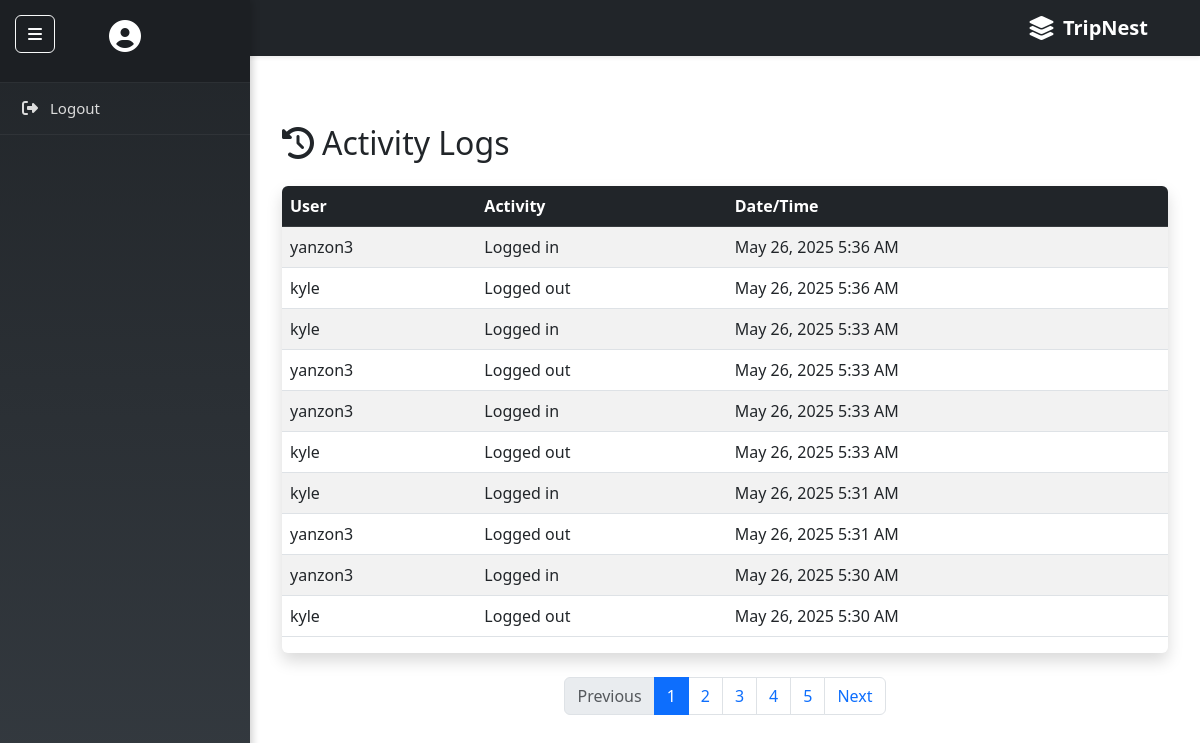
Before: /CLIENT/activity_logs.php with the older database file.
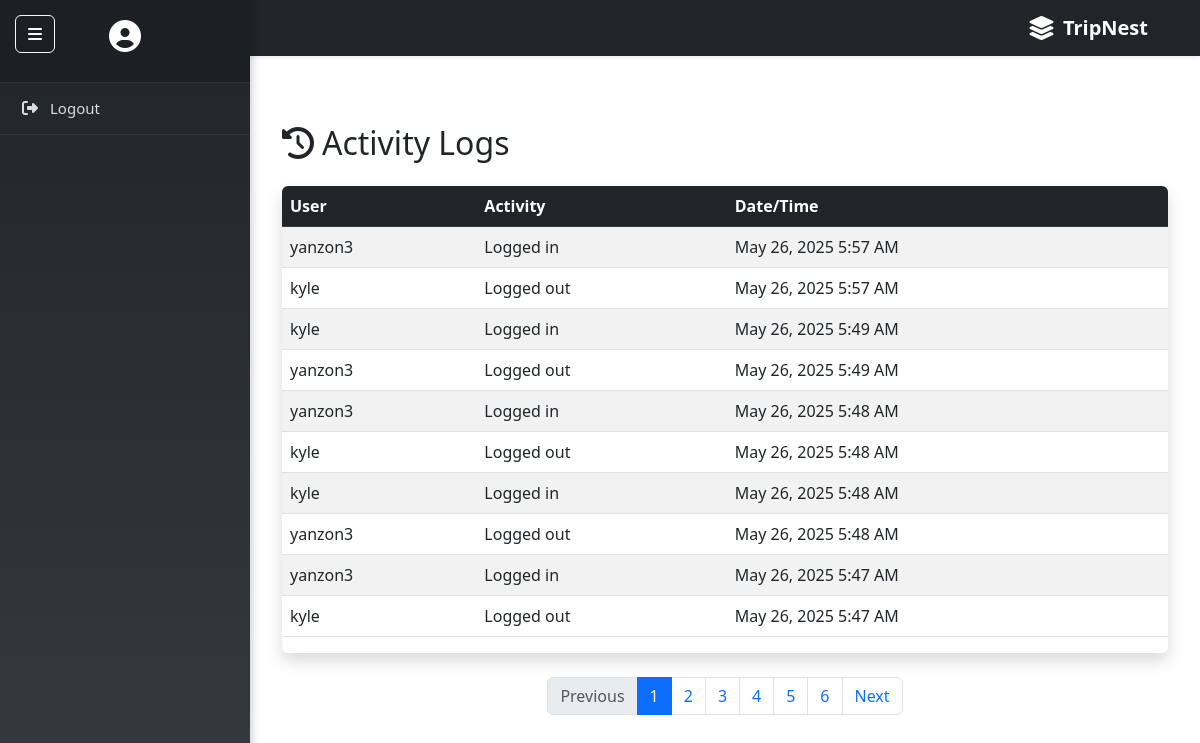
After: the same page with the newer database file.
### tables this page shows
CREATE TABLE `activity_log` (
  `id` int(11) NOT NULL,
  `user_id` int(11) NOT NULL,
  `activity` text NOT NULL,
  `created_at` timestamp NOT NULL DEFAULT current_timestamp()
);

CREATE TABLE `users` (
  `id` int(11) NOT NULL,
  `username` varchar(20) NOT NULL,
  `email` varchar(25) NOT NULL,
  `phone` varchar(20) DEFAULT NULL,
  `address` varchar(35) DEFAULT NULL,
  `password` varchar(25) NOT NULL,
  `role` enum('admin','user') DEFAULT 'user',
  `created_at` timestamp NOT NULL DEFAULT current_timestamp()
);

### CLIENT/activity_logs.php (the view, shortened to what this page needs)
<?php
include 'includes/config.php';
include 'includes/navbar.php';
include 'includes/sidebar.php';
$limit = 10;
$page = isset($_GET['page']) && is_numeric($_GET['page']) ? (int)$_GET['page'] : 1;
$offset = ($page - 1) * $limit;
$totalSql = "SELECT COUNT(*) AS total FROM activity_log";
$totalResult = $conn->query($totalSql);
$totalRows = $totalResult->fetch_assoc()['total'];
$totalPages = ceil($totalRows / $limit);
$sql = "SELECT a.*, u.username FROM activity_log a JOIN users u ON a.user_id = u.id ORDER BY a.created_at DESC LIMIT $limit OFFSET $offset";
$result = $conn->query($sql);
?>
<div id="main-content">
  <div class="container py-5">
    <h2 class="mb-4"><i class="fas fa-history me-2"></i>Activity Logs</h2>
    <div class="table-responsive shadow rounded">
      <table class="table table-striped table-hover align-middle">
        <thead class="table-dark">
          <tr>
            <th>User</th>
            <th>Activity</th>
            <th>Date/Time</th>
          </tr>
        </thead>
        <tbody>
          <?php if ($result->num_rows > 0): ?>
            <?php while ($row = $result->fetch_assoc()): ?>
              <tr>
                <td><?= htmlspecialchars($row['username']) ?></td>
                <td><?= htmlspecialchars($row['activity']) ?></td>
                <td><?= date('F j, Y g:i A', strtotime($row['created_at'])) ?></td>
              </tr>
            <?php endwhile; ?>
          <?php else: ?>
            <tr><td colspan="3" class="text-center text-muted">No activity logs found.</td></tr>
          <?php endif; ?>
        </tbody>
      </table>
    </div>
    <?php if ($totalPages > 1): ?>
      <nav aria-label="Page navigation example">
        <ul class="pagination justify-content-center mt-4">
          <li class="page-item <?= ($page <= 1) ? 'disabled' : '' ?>">
            <a class="page-link" href="?page=<?= $page - 1 ?>" tabindex="-1" aria-disabled="<?= ($page <= 1) ? 'true' : 'false' ?>">Previous</a>
          </li>
          <?php for ($i = 1; $i <= $totalPages; $i++): ?>
            <li class="page-item <?= ($i == $page) ? 'active' : '' ?>">
              <a class="page-link" href="?page=<?= $i ?>"><?= $i ?></a>
            </li>
          <?php endfor; ?>
          <li class="page-item <?= ($page >= $totalPages) ? 'disabled' : '' ?>">
            <a class="page-link" href="?page=<?= $page + 1 ?>">Next</a>
          </li>
        </ul>
      </nav>
    <?php endif; ?>
  </div>
</div>

Changed rows visible on the page:
no longer on this page (row unchanged): activity_log: user.username "yanzon3", activity "Logged in", created_at "May 26, 2025 5:36 AM"
no longer on this page (row unchanged): activity_log: user.username "kyle", activity "Logged out", created_at "May 26, 2025 5:36 AM"
no longer on this page (row unchanged): activity_log: user.username "kyle", activity "Logged in", created_at "May 26, 2025 5:33 AM"
no longer on this page (row unchanged): activity_log: user.username "yanzon3", activity "Logged out", created_at "May 26, 2025 5:33 AM"
no longer on this page (row unchanged): activity_log: user.username "yanzon3", activity "Logged in", created_at "May 26, 2025 5:33 AM"
no longer on this page (row unchanged): activity_log: user.username "kyle", activity "Logged out", created_at "May 26, 2025 5:33 AM"
no longer on this page (row unchanged): activity_log: user.username "kyle", activity "Logged in", created_at "May 26, 2025 5:31 AM"
no longer on this page (row unchanged): activity_log: user.username "yanzon3", activity "Logged out", created_at "May 26, 2025 5:31 AM"
no longer on this page (row unchanged): activity_log: user.username "yanzon3", activity "Logged in", created_at "May 26, 2025 5:30 AM"
no longer on this page (row unchanged): activity_log: user.username "kyle", activity "Logged out", created_at "May 26, 2025 5:30 AM"
added activity_log: user.username "yanzon3", activity "Logged in", created_at "May 26, 2025 5:57 AM"
added activity_log: user.username "kyle", activity "Logged out", created_at "May 26, 2025 5:57 AM"
added activity_log: user.username "kyle", activity "Logged in", created_at "May 26, 2025 5:49 AM"
added activity_log: user.username "yanzon3", activity "Logged out", created_at "May 26, 2025 5:49 AM"
added activity_log: user.username "yanzon3", activity "Logged in", created_at "May 26, 2025 5:48 AM"
added activity_log: user.username "kyle", activity "Logged out", created_at "May 26, 2025 5:48 AM"
added activity_log: user.username "kyle", activity "Logged in", created_at "May 26, 2025 5:48 AM"
added activity_log: user.username "yanzon3", activity "Logged out", created_at "May 26, 2025 5:48 AM"
added activity_log: user.username "yanzon3", activity "Logged in", created_at "May 26, 2025 5:47 AM"
added activity_log: user.username "kyle", activity "Logged out", created_at "May 26, 2025 5:47 AM"
Other visible differences:
new list line: "6"
